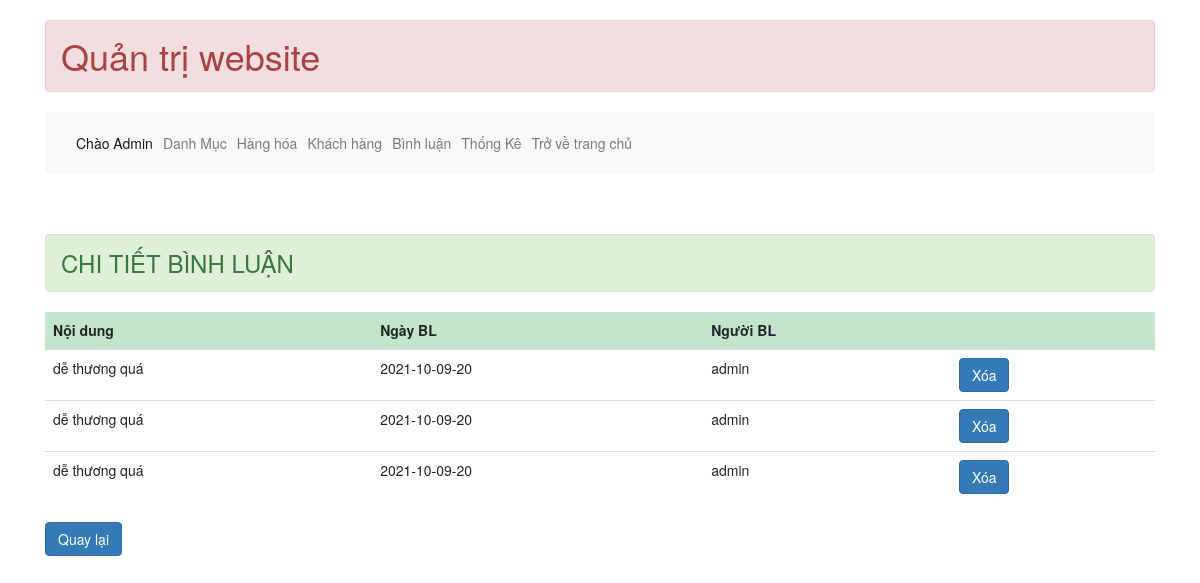
The page /admin/index.php?action=binh-luan&page=detail&ma_hh=6 (signed in) on the database its author committed.
### tables this page shows
CREATE TABLE `binh_luan` (
  `ma_bl` int(11) NOT NULL AUTO_INCREMENT,
  `noi_dung` varchar(255) NOT NULL,
  `ma_hh` int(11) NOT NULL,
  `ma_kh` varchar(20) NOT NULL,
  `ngay_bl` date NOT NULL,
  PRIMARY KEY (`ma_bl`),
  KEY `ma_kh` (`ma_kh`),
  KEY `ma_kh_2` (`ma_kh`),
  KEY `ma_hh` (`ma_hh`),
  CONSTRAINT `binh_luan_ibfk_1` FOREIGN KEY (`ma_hh`) REFERENCES `hang_hoa` (`ma_hh`) ON DELETE CASCADE ON UPDATE CASCADE,
  CONSTRAINT `binh_luan_ibfk_2` FOREIGN KEY (`ma_kh`) REFERENCES `khach_hang` (`ma_kh`) ON DELETE CASCADE ON UPDATE CASCADE
);

CREATE TABLE `khach_hang` (
  `ma_kh` varchar(20) NOT NULL,
  `mat_khau` varchar(50) NOT NULL,
  `ho_ten` varchar(50) NOT NULL,
  `kich_hoat` bit(1) NOT NULL,
  `hinh` varchar(50) NOT NULL,
  `email` varchar(50) NOT NULL,
  `vai_tro` bit(1) NOT NULL,
  PRIMARY KEY (`ma_kh`)
);

### dao/pdo.php (called while the page is built, shortened)
<?php
function pdo_get_connection(){
    $host_name = "localhost";
    $db_name = "otshop";
    $dburl = "mysql:host=$host_name;dbname=$db_name";
    $username = 'root';
    $password = '';
    $conn = new PDO($dburl, $username, $password);
    return $conn;
}
function pdo_query($sql){
    $sql_args = array_slice(func_get_args(), 1);
    try{
        $conn = pdo_get_connection();
        $stmt = $conn->prepare($sql);
        $stmt->execute($sql_args);
        $rows = $stmt->fetchAll();
        return $rows;
    }
    catch(PDORxeption $e){
        throw $e;
        return false;
    }
    finally{
        unset($conn);
    }
}
?>

### dao/binh-luan.php (called while the page is built, shortened)
<?php
require_once 'pdo.php';
    function thong_ke_binh_luan_chi_tiet($ma_bl){
        $sql = "SELECT * FROM binh_luan bl JOIN khach_hang kh ON bl.ma_kh = kh.ma_kh  WHERE ma_hh = ?";
        return pdo_query($sql, $ma_bl);
    }
?>

### admin/binh-luan/detail.php (the view)
<h3 class="alert alert-success">CHI TIẾT BÌNH LUẬN</h3>
<form action="#" method="post">
<table class="table">
        <thead>
            <tr class="table-success">
                <th>Nội dung</th>
                <th>Ngày BL</th>
                <th>Người BL</th>
                <th></th>
            </tr>
        </thead>
        <tbody>
            <?php foreach($data['bl_list_chi_tiet'] as $key){
                echo '
                <tr>
                    <td scope="row">'.$key['noi_dung'].'</td>
                    <td>'.$key['ngay_bl'].'-20</td>
                    <td>'.$key['ma_kh'].'</td>
                    <td><a href="./index.php?action=binh-luan&page=delete&&ma_bl='.$key['ma_bl'].'&ma_hh='.$key['ma_hh'].'" class="btn btn-primary">Xóa</a></td>
                </tr>
                ';
            }
            ?>
        </tbody>
    </table>
        <a href="index.php?action=binh-luan" class="btn btn-primary">Quay lại</a>
</form>

### rows shown on the page
binh_luan: noi_dung "dễ thương quá", ngay_bl "2021-10-09", ma_kh.ma_kh "admin"
binh_luan: noi_dung "dễ thương quá", ngay_bl "2021-10-09", ma_kh.ma_kh "admin"
binh_luan: noi_dung "dễ thương quá", ngay_bl "2021-10-09", ma_kh.ma_kh "admin"
